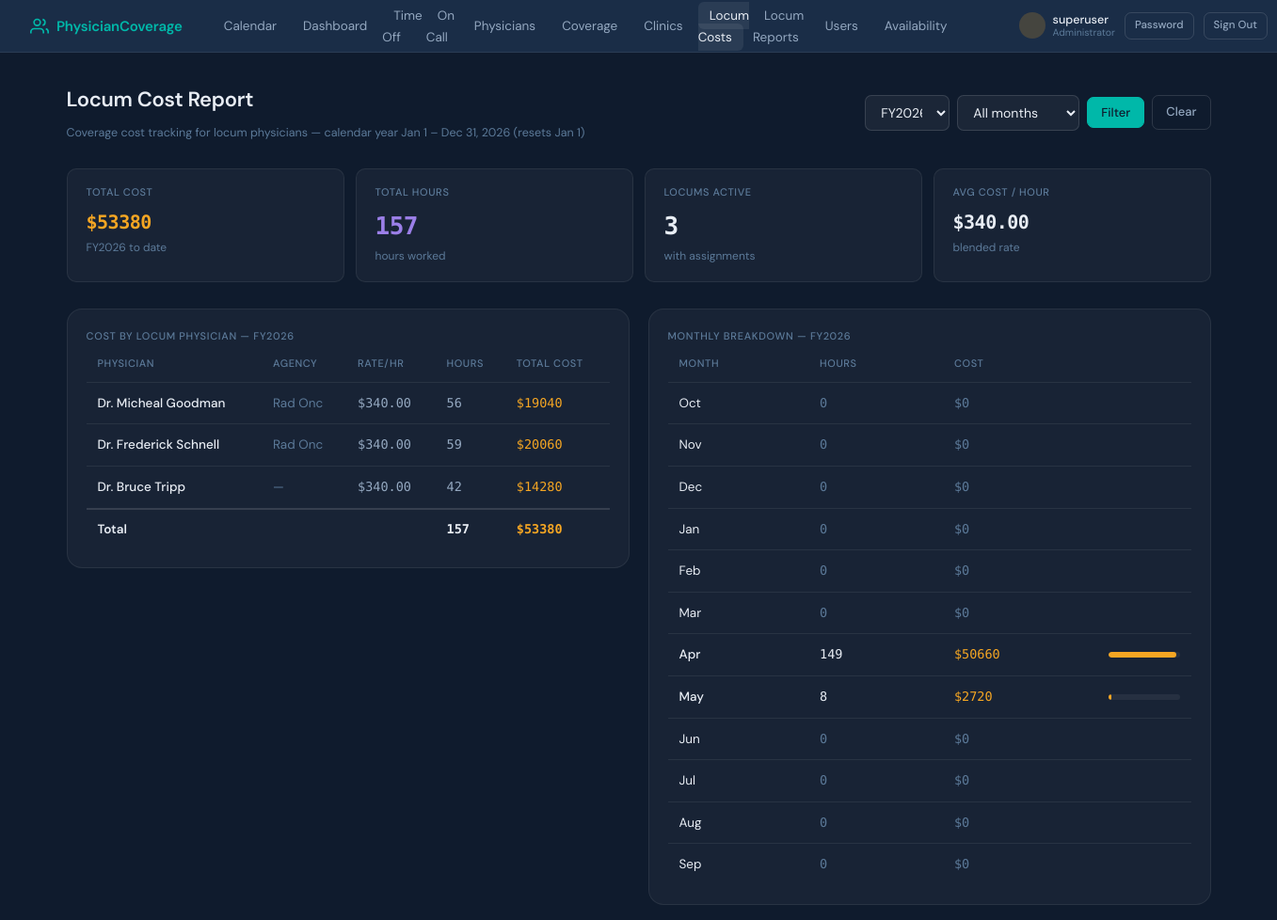
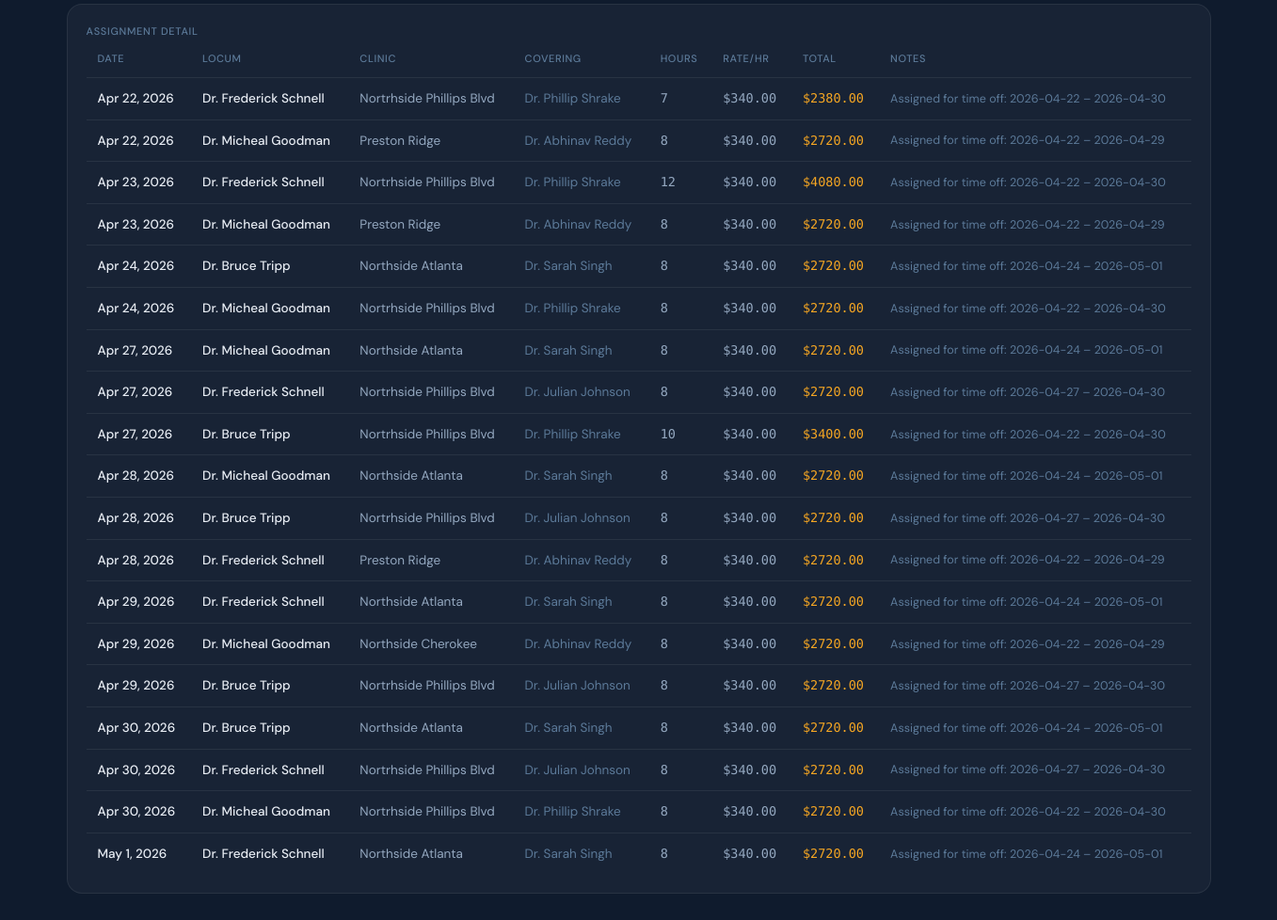
/locum-costs/ (signed in), run on an earlier commit of the app's database (2 pictures, top to bottom).
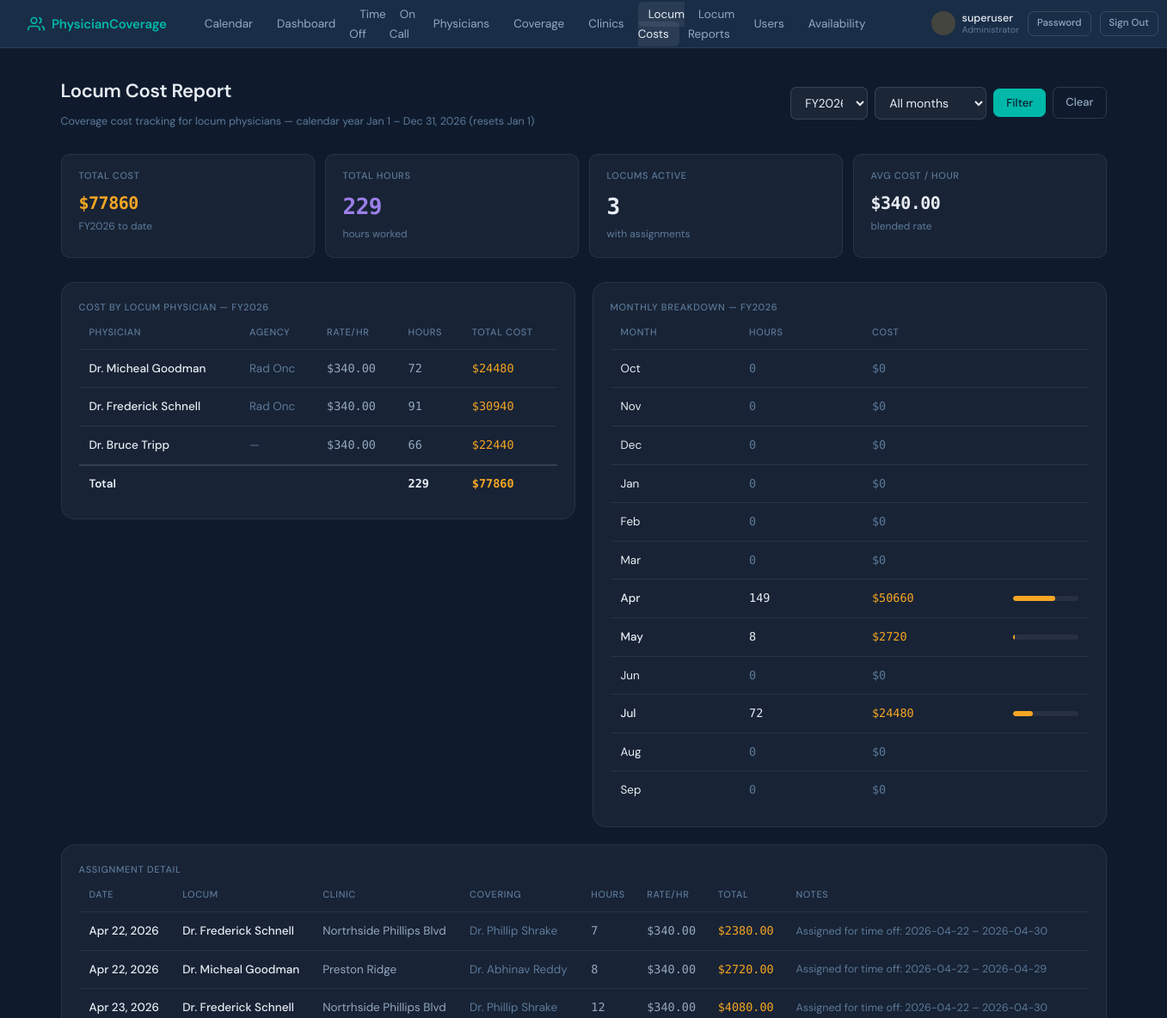
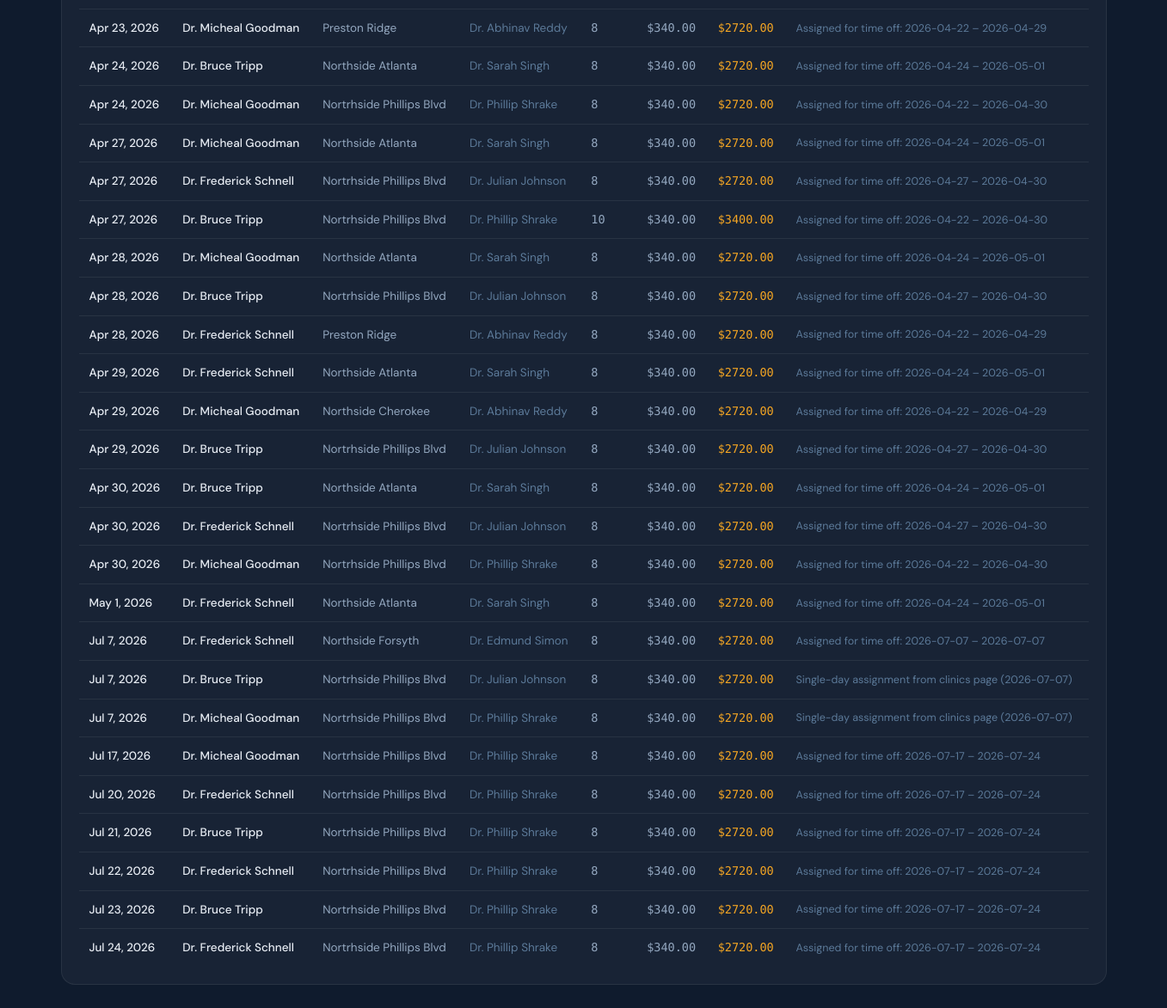
And on a later commit of the database (2 pictures, top to bottom).
### coverage_tracker/models.py (models this page shows, shortened)
class Physician(models.Model):
    PHYSICIAN_TYPE_CHOICES = [
        ('regular', 'NROC Physician'),
        ('locum', 'Locum / Covering Physician'),
        ('psa', 'PSA Physician'),
    ]
    user = models.OneToOneField(User, on_delete=models.CASCADE, null=True, blank=True)
    first_name = models.CharField(max_length=100)
    last_name = models.CharField(max_length=100)
    email = models.EmailField(unique=True)
    physician_type = models.CharField(max_length=10, choices=PHYSICIAN_TYPE_CHOICES, default='regular')
    total_vacation_days = models.PositiveIntegerField(
        default=20,
        help_text="Annual vacation day allocation (for NROC physicians)"
    )
    total_cme_days = models.PositiveIntegerField(
        default=5,
        help_text="Annual CME / education day allocation"
    )
    daily_rate = models.DecimalField(
        max_digits=10, decimal_places=2, null=True, blank=True,
        help_text="Legacy / standard daily rate (kept for reference — hourly rate is used for pay)"
    )
    hourly_rate = models.DecimalField(
        max_digits=10, decimal_places=2, null=True, blank=True,
        help_text="Hourly rate for locum physicians. Daily pay = hourly rate × hours worked."
    )
    agency = models.CharField(
        max_length=200, blank=True,
        help_text="Staffing agency name (for locum physicians)"
    )
    availability_notes = models.TextField(
        blank=True,
        help_text="Free-text availability note shown on the availability page (e.g. 'Out until October — maternity leave')."
    )
    is_active = models.BooleanField(default=True)
    class Meta:
        ordering = ['physician_type', 'last_name', 'first_name']
    def __str__(self):
        return f"Dr. {self.first_name} {self.last_name}"

class CoverageAssignment(models.Model):
    clinic = models.ForeignKey(Clinic, on_delete=models.CASCADE, related_name='coverage_assignments')
    hours = models.DecimalField(max_digits=5, decimal_places=2, null=True, blank=True)
    covering_physician = models.ForeignKey(
        Physician, on_delete=models.CASCADE, related_name='coverage_assignments',
        null=True, blank=True,
        limit_choices_to={'physician_type': 'locum'},
        help_text="Locum physician providing coverage"
    )
    covered_physician = models.ForeignKey(
        Physician, on_delete=models.CASCADE, related_name='covered_assignments',
        null=True, blank=True,
        limit_choices_to={'physician_type': 'regular'},
        help_text="NROC physician being covered (optional)"
    )
    date = models.DateField()
    no_coverage_needed = models.BooleanField(
        default=False,
        help_text="Mark this day as resolved without assigning a locum (e.g., half day, shift swapped)."
    )
    no_coverage_reason = models.CharField(
        max_length=255, blank=True,
        help_text="Required reason when 'no coverage needed' is set (e.g., 'half day', 'physician swapped shift')."
    )
    hourly_rate_override = models.DecimalField(
        max_digits=10, decimal_places=2, null=True, blank=True,
        help_text="Override the locum's standard hourly rate for this specific assignment"
    )
    daily_rate_override = models.DecimalField(
        max_digits=10, decimal_places=2, null=True, blank=True,
        help_text="Override the locum's standard daily rate for this specific assignment"
    )
    notes = models.TextField(blank=True)
    created_at = models.DateTimeField(auto_now_add=True)
    class Meta:
        ordering = ['date', 'clinic']
        constraints = [
            models.UniqueConstraint(
                fields=['clinic', 'covering_physician', 'date'],
                condition=models.Q(covering_physician__isnull=False),
                name='unique_clinic_locum_date_when_assigned',
            ),
            models.UniqueConstraint(
                fields=['covered_physician', 'date'],
                condition=models.Q(no_coverage_needed=True),
                name='unique_no_coverage_per_covered_physician_per_day',
            ),
        ]
    @property
    def effective_hourly_rate(self):
        if self.no_coverage_needed or self.covering_physician is None:   # ← NEW guard
            return Decimal('0.00')
        if self.hourly_rate_override is not None:
            return self.hourly_rate_override
        return self.covering_physician.hourly_rate or Decimal('0.00')
    @property
    def effective_daily_rate(self):
        if self.no_coverage_needed or self.covering_physician is None:   # ← NEW guard
            return Decimal('0.00')
        if self.hourly_rate_override is not None or self.covering_physician.hourly_rate:
            hours = self.hours if self.hours is not None else Decimal('0.00')   # ← null-safe
            return (self.effective_hourly_rate * hours).quantize(Decimal('0.01'))
        if self.daily_rate_override is not None:
            return self.daily_rate_override
        return self.covering_physician.daily_rate or Decimal('0.00')
    @property
    def cost(self):
        return self.effective_daily_rate

class Clinic(models.Model):
    name = models.CharField(max_length=200)
    location = models.CharField(max_length=200, blank=True)
    regular_physicians = models.ManyToManyField(
        'Physician',
        blank=True,
        related_name='assigned_clinics',
        limit_choices_to={'physician_type__in': ['regular', 'psa']},
        help_text= "NROC and PSA physicians permanently assigned to this clinic"
    )
    is_active = models.BooleanField(default=True)
    class Meta:
        ordering = ['name']
    def __str__(self):
        return self.name

### coverage_tracker/views.py (the view)
# urls.py: path('locum-costs/', views.locum_costs, name='locum_costs'),
@admin_required
def locum_costs(request):
    year = _int_param(request, 'year', current_locum_fiscal_year())
    month = _int_param(request, 'month', 0)  # 0 = no month filter
    fy_start, fy_end = locum_fiscal_year_range(year)
    assignments = CoverageAssignment.objects.filter(
        date__gte=fy_start, date__lte=fy_end, no_coverage_needed=False
    ).select_related('covering_physician', 'clinic', 'covered_physician')
    if month:
        assignments = assignments.filter(date__month=month)
    assignments = assignments.order_by('date', 'clinic')
    locums = Physician.objects.filter(is_active=True, physician_type='locum')
    locum_data = []
    grand_total = Decimal('0.00')
    grand_hours = Decimal('0.00')
    for p in locums:
        yr_assignments = [a for a in assignments if a.covering_physician_id == p.id]
        hours = sum(((a.hours or Decimal('0.00')) for a in yr_assignments), Decimal('0.00'))
        cost = sum(a.cost for a in yr_assignments)
        grand_total += cost
        grand_hours += hours
        locum_data.append({
            'physician': p,
            'hours': hours,
            'cost': cost,
            'standard_rate': p.hourly_rate,
        })
    monthly_totals = {}
    for a in CoverageAssignment.objects.filter(
        date__gte=fy_start, date__lte=fy_end
    ).select_related('covering_physician'):
        if a.no_coverage_needed or a.covering_physician is None:          # ← guard
            continue
        m = a.date.month
        if m not in monthly_totals:
            monthly_totals[m] = {'hours': 0, 'cost': Decimal('0.00')}
        monthly_totals[m]['hours'] += (a.hours or Decimal('0.00'))
        monthly_totals[m]['cost'] += a.cost
    months = []
    month_names = ['Jan','Feb','Mar','Apr','May','Jun','Jul','Aug','Sep','Oct','Nov','Dec']
    fiscal_month_order = [10, 11, 12, 1, 2, 3, 4, 5, 6, 7, 8, 9]
    for i in fiscal_month_order:
        d = monthly_totals.get(i, {'hours': Decimal('0.00'), 'cost': Decimal('0.00')})
        months.append({'num': i, 'name': month_names[i-1], **d})
    num_assigned = sum(1 for s in locum_data if s['hours'] > 0)
    if grand_hours > 0:
        avg_hourly_rate = (grand_total / grand_hours).quantize(Decimal('0.01'))
    else:
        avg_hourly_rate = Decimal('0.00')
    context = {
        'year': year,
        'month_filter': month,
        'assignments': assignments,
        'locum_data': locum_data,
        'months': months,
        'grand_total': grand_total,
        'grand_hours': grand_hours,
        'avg_hourly_rate': avg_hourly_rate,
        'assigned_count': num_assigned,
        'years': [2023, 2024, 2025, 2026, 2027],
    }
    return render(request, 'coverage_tracker/locum_costs.html', context)

### coverage_tracker/context_processors.py (called while the page is built)
def user_profile(request):
    if request.user.is_authenticated:
        try:
            _ = request.user.profile
        except Exception:
            UserProfile.objects.get_or_create(
                user=request.user,
                defaults={'role': 'admin' if request.user.is_superuser else 'physician'}
            )
    return {}

### coverage_tracker/models.py (called while the page is built)
def locum_fiscal_year_for(d):
    return d.year

def locum_fiscal_year_range(year):
    return (date(year, 1, 1), date(year, 12, 31))

def current_locum_fiscal_year():
    return locum_fiscal_year_for(timezone.now().date())

    @property
    def is_admin(self):
        return self.role == 'admin' or self.user.is_superuser

    @property
    def is_nursing(self):
        return self.role == 'nursing'

### coverage_tracker/views.py (called while the page is built)
def _int_param(request, name, default):
    try:
        return int(request.GET.get(name, default))
    except (TypeError, ValueError):
        return default

### coverage_tracker/templates/coverage_tracker/locum_costs.html (shortened to what the changed rows need)
{% extends "coverage_tracker/base.html" %}
{% block content %}
<div class="page-header">
  <div>
    <h1>Locum Cost Report</h1>
  </div>
</div>
<div class="stats-grid">
  <div class="stat-card">
    <div class="stat-label">Total Cost</div>
    <div class="stat-value" style="color:var(--amber);font-size:20px;">${{ grand_total|floatformat:0 }}</div>
    <div class="stat-sub">{% if month_filter %}this month{% else %}FY{{ year }} to date{% endif %}</div>
  </div>
   <div class="stat-card">
    <div class="stat-label">Total Hours</div>
    <div class="stat-value" style="color:var(--purple);">{{ grand_hours|floatformat:0 }}</div>
    <div class="stat-sub">hours worked</div>
  </div>
</div>
<div class="two-col" style="align-items:start;">
  <div class="card">
    <div class="table-wrap">
      <table>
        <thead><tr><th>Physician</th><th>Agency</th><th>Rate/hr</th><th>Hours</th><th>Total Cost</th></tr></thead>
        <tbody>
           {% for s in locum_data %}
          <tr>
            <td>
              <a href="/physicians/{{ s.physician.pk }}/" style="color:var(--text);text-decoration:none;font-weight:500;">{{ s.physician }}</a>
            </td>
            <td class="text-muted">{{ s.physician.agency|default:"—" }}</td>
            <td class="money">{% if s.standard_rate %}${{ s.standard_rate|floatformat:2 }}{% else %}<span class="text-muted">—</span>{% endif %}</td>
            <td style="font-family:'DM Mono',monospace;">{{ s.hours|floatformat:0 }}</td>
            <td>
              <span style="color:{% if s.cost > 0 %}var(--amber){% else %}var(--text-3){% endif %};font-family:'DM Mono',monospace;font-weight:500;">
                ${{ s.cost|floatformat:0 }}
              </span>
            </td>
          </tr>
          {% empty %}
          <tr><td colspan="5" class="empty-state">No locum physicians in system.</td></tr>
          {% endfor %}
        </tbody>
        {% if grand_total > 0 %}
        <tfoot>
          <tr style="border-top:2px solid var(--border-2);">
            <td colspan="3" style="padding:10px 12px;font-weight:600;color:var(--text);">Total</td>
            <td style="padding:10px 12px;font-family:'DM Mono',monospace;font-weight:600;color:var(--text);">{{ grand_hours|floatformat:0 }}</td>
            <td style="padding:10px 12px;font-family:'DM Mono',monospace;font-weight:600;color:var(--amber);">${{ grand_total|floatformat:0 }}</td>
          </tr>
        </tfoot>
        {% endif %}
      </table>
    </div>
  </div>
  <div class="card">
    <div class="table-wrap">
      <table>
        <thead><tr><th>Month</th><th>Hours</th><th>Cost</th><th></th></tr></thead>
        <tbody>
          {% for m in months %}
          <tr style="{% if m.num == month_filter %}background:rgba(155,127,232,0.07);{% endif %}">
            <td>
              <a href="/locum-costs/?year={{ year }}&month={{ m.num }}" style="color:var(--text);text-decoration:none;font-weight:{% if m.hours > 0 %}500{% else %}400{% endif %};">{{ m.name }}</a>
            </td>
            <td style="font-family:'DM Mono',monospace;color:{% if m.hours > 0 %}var(--text){% else %}var(--text-3){% endif %};">{{ m.hours|floatformat:0 }}</td>
            <td style="color:{% if m.cost > 0 %}var(--amber){% else %}var(--text-3){% endif %};font-family:'DM Mono',monospace;">
              ${{ m.cost|floatformat:0 }}
            </td>
            <td style="width:100px;">
              {% if grand_total > 0 and m.cost > 0 %}
              <div class="progress-wrap">
                <div class="progress-bar amber" style="width:{% widthratio m.cost grand_total 100 %}%"></div>
              </div>
              {% endif %}
            </td>
          </tr>
          {% endfor %}
        </tbody>
      </table>
    </div>
  </div>
</div>
<div class="card" style="margin-top:1.25rem;">
  <div class="table-wrap">
    <table>
      <thead><tr><th>Date</th><th>Locum</th><th>Clinic</th><th>Covering</th><th>Hours</th><th>Rate/hr</th><th>Total</th><th>Notes</th></tr></thead>
      <tbody>
        {% for a in assignments %}
        <tr>
          <td><strong>{{ a.date|date:"M j, Y" }}</strong></td>
          <td>
            <a href="/physicians/{{ a.covering_physician.pk }}/" style="color:var(--text);text-decoration:none;font-weight:500;">{{ a.covering_physician }}</a>
          </td>
          <td>{{ a.clinic }}</td>
          <td class="text-muted">{{ a.covered_physician|default:"—" }}</td>
          <td style="font-family:'DM Mono',monospace;">{{ a.hours|floatformat:0 }}</td>
          <td class="money">${{ a.effective_hourly_rate|floatformat:2 }}{% if a.hourly_rate_override %} <span class="badge" style="background:rgba(245,166,35,0.15);color:var(--amber);margin-left:4px;">override</span>{% endif %}</td>
          <td class="money" style="color:var(--amber);font-weight:500;">${{ a.effective_daily_rate|floatformat:2 }}</td>
          <td class="text-muted text-sm">{{ a.notes|default:"—" }}</td>
        </tr>
        {% empty %}
        <tr><td colspan="8" style="text-align:center;padding:2rem;" class="empty-state">No assignments found for this period.</td></tr>
        {% endfor %}
      </tbody>
    </table>
  </div>
</div>
{% endblock %}

What changed in the data, as far as the page shows it:
computed for Physician "Dr. Micheal Goodman": hours "56" → "72"; cost "19040" → "24480"
computed for Physician "Dr. Frederick Schnell": hours "59" → "91"; cost "20060" → "30940"
computed for Physician "Dr. Bruce Tripp": hours "42" → "66"; cost "14280" → "22440"
added CoverageAssignment: date "Jul 7, 2026", covering_physician "Dr. Frederick Schnell", clinic "Northside Forsyth", covered_physician "Dr. Edmund Simon", hours "8", effective_hourly_rate "340.00", effective_daily_rate "2720.00", notes "Assigned for time off: 2026-07-07 – 2026-07-07"
added CoverageAssignment: date "Jul 7, 2026", covering_physician "Dr. Bruce Tripp", clinic "Nortrhside Phillips Blvd", covered_physician "Dr. Julian Johnson", hours "8", effective_hourly_rate "340.00", effective_daily_rate "2720.00", notes "Single-day assignment from clinics page (2026-07-07)"
added CoverageAssignment: date "Jul 7, 2026", covering_physician "Dr. Micheal Goodman", clinic "Nortrhside Phillips Blvd", covered_physician "Dr. Phillip Shrake", hours "8", effective_hourly_rate "340.00", effective_daily_rate "2720.00", notes "Single-day assignment from clinics page (2026-07-07)"
added CoverageAssignment: date "Jul 17, 2026", covering_physician "Dr. Micheal Goodman", clinic "Nortrhside Phillips Blvd", covered_physician "Dr. Phillip Shrake", hours "8", effective_hourly_rate "340.00", effective_daily_rate "2720.00", notes "Assigned for time off: 2026-07-17 – 2026-07-24"
added CoverageAssignment: date "Jul 20, 2026", covering_physician "Dr. Frederick Schnell", clinic "Nortrhside Phillips Blvd", covered_physician "Dr. Phillip Shrake", hours "8", effective_hourly_rate "340.00", effective_daily_rate "2720.00", notes "Assigned for time off: 2026-07-17 – 2026-07-24"
added CoverageAssignment: date "Jul 21, 2026", covering_physician "Dr. Bruce Tripp", clinic "Nortrhside Phillips Blvd", covered_physician "Dr. Phillip Shrake", hours "8", effective_hourly_rate "340.00", effective_daily_rate "2720.00", notes "Assigned for time off: 2026-07-17 – 2026-07-24"
added CoverageAssignment: date "Jul 22, 2026", covering_physician "Dr. Frederick Schnell", clinic "Nortrhside Phillips Blvd", covered_physician "Dr. Phillip Shrake", hours "8", effective_hourly_rate "340.00", effective_daily_rate "2720.00", notes "Assigned for time off: 2026-07-17 – 2026-07-24"
added CoverageAssignment: date "Jul 23, 2026", covering_physician "Dr. Bruce Tripp", clinic "Nortrhside Phillips Blvd", covered_physician "Dr. Phillip Shrake", hours "8", effective_hourly_rate "340.00", effective_daily_rate "2720.00", notes "Assigned for time off: 2026-07-17 – 2026-07-24"
added CoverageAssignment: date "Jul 24, 2026", covering_physician "Dr. Frederick Schnell", clinic "Nortrhside Phillips Blvd", covered_physician "Dr. Phillip Shrake", hours "8", effective_hourly_rate "340.00", effective_daily_rate "2720.00", notes "Assigned for time off: 2026-07-17 – 2026-07-24"
Also different on the page:
{{ grand_total|floatformat:0 }}: "53380" → "77860"
{{ grand_hours|floatformat:0 }}: "157" → "229"
new list line: "Jul 72 $ 24480"
list line gone: "Jul 0 $ 0"
